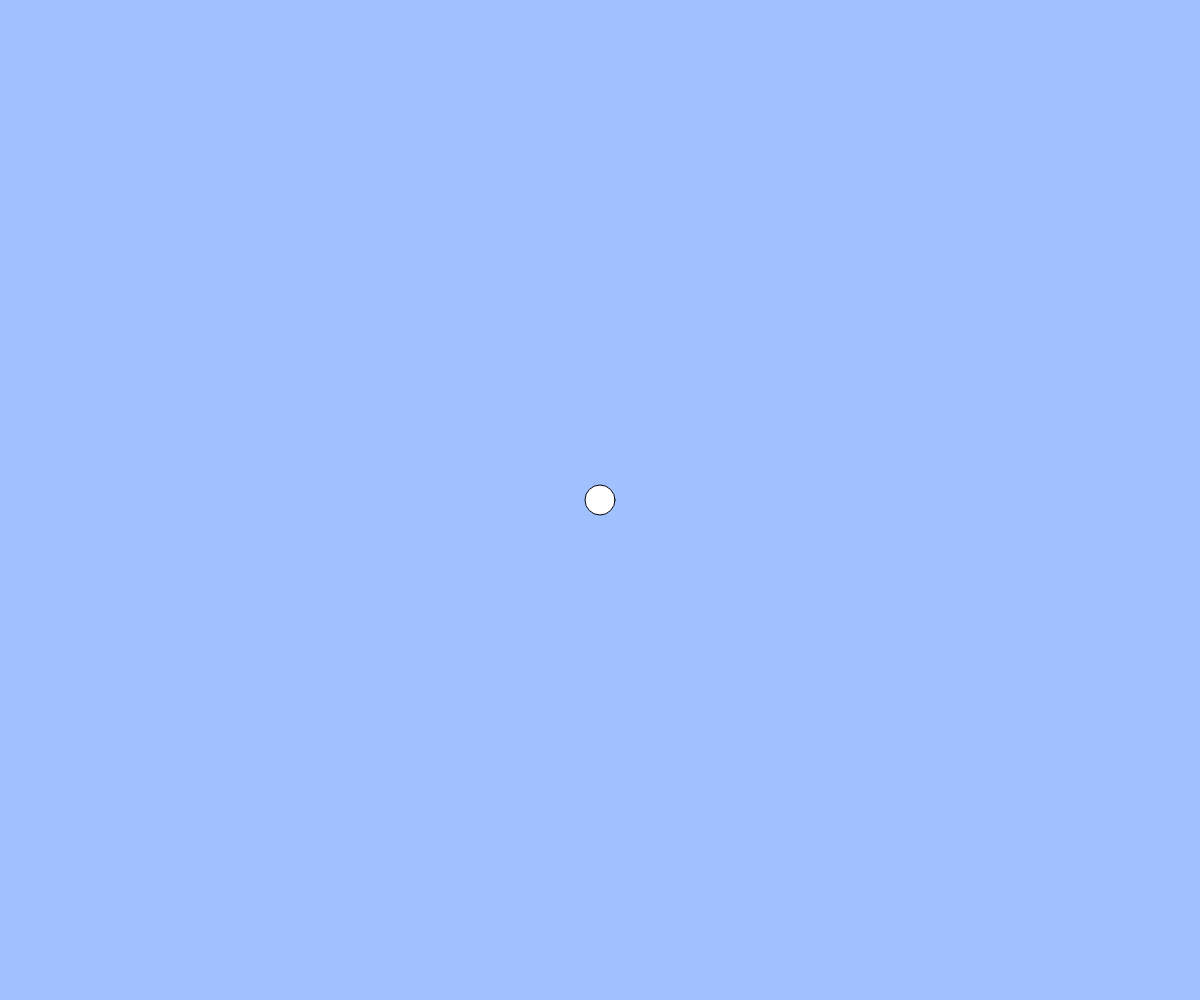
Frame 1 (no input)
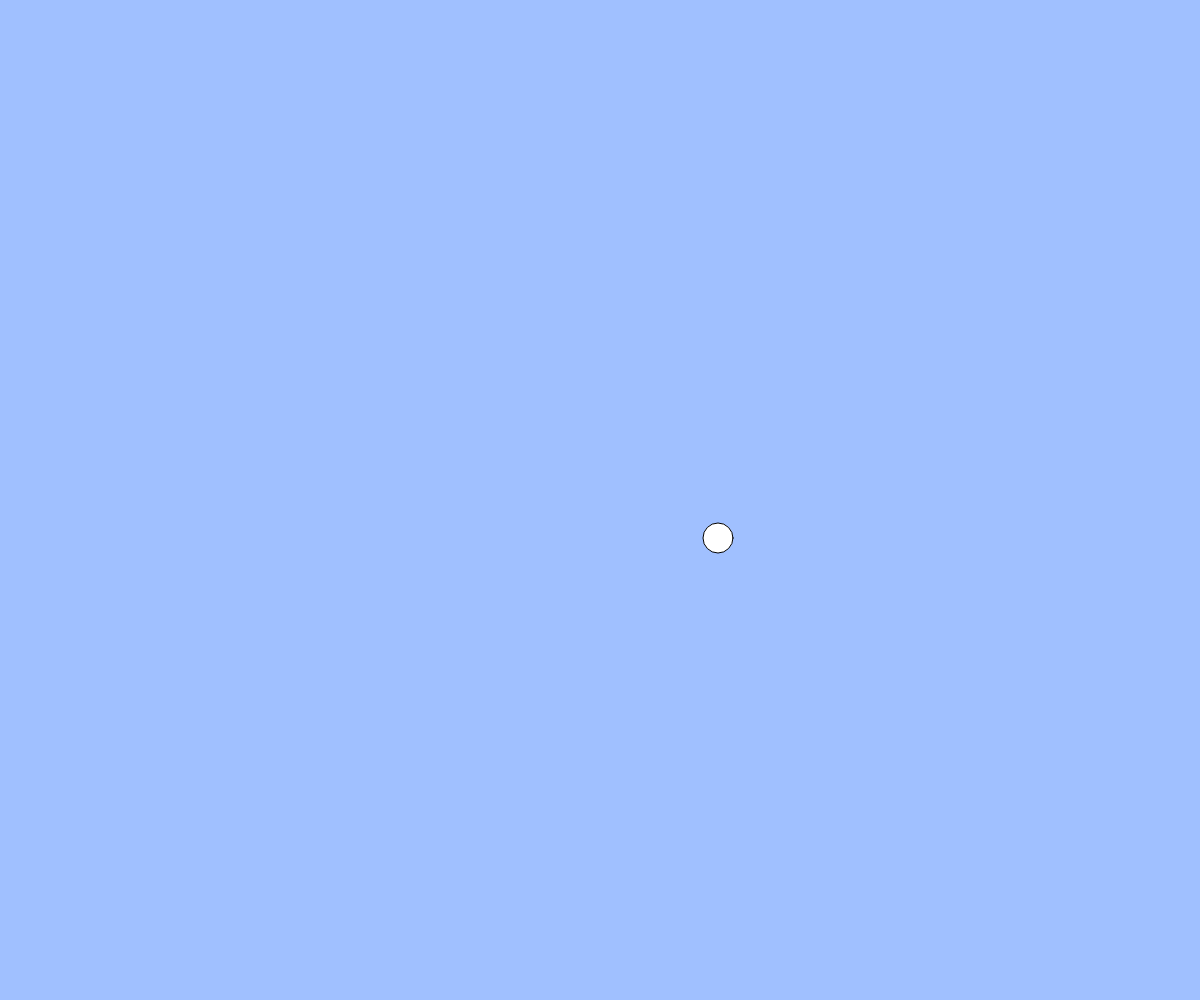
Frame 60 (no input)
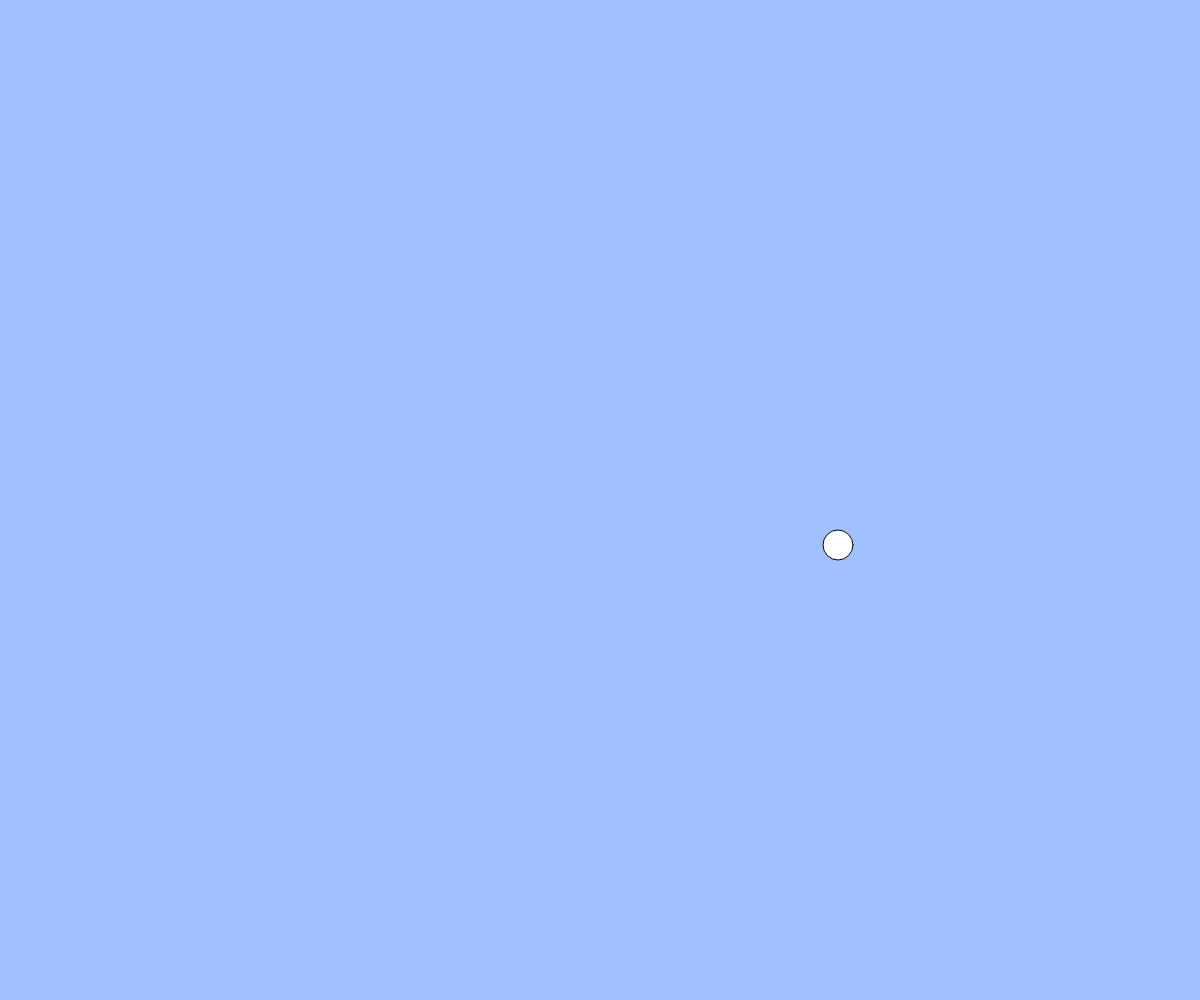
Frame 120 (the mouse pressed at the canvas centre since frame 60)

The p5.js sketch that drew these frames (run headless with seeded random() and noise() and a simulated clock; from frame 60 on, the mouse is pressed at the canvas centre):

// p5.js sketch
// ── sketch.js
// テキスト「アニメーションの基本」
let x, y, vx, vy;// ポイント1：関数の外で変数を宣言する
const g = 1; //　重力
const vyMax = 30;

function setup(){ 
  createCanvas(windowWidth, windowHeight);// キャンバスの大きさをウィンドウの大きさと同じにする
  x = width / 2;
  y = height / 2;
  vx = 2;
  vy = 2; 
}

function draw(){
  background(160, 192, 255); // ポイント2: draw の最初に background を書く
  ellipse(x, y, 30);

  //速度は「位置の変化量」
  x += vx;
  y += vy;
  vy += g; // 重力は「速度の変化量」
  vy = constrain(vy, -vyMax, vyMax);
  if(y < 0 || y > height){ vy = -1 * vy; }
  y = constrain(y, 0, height);
}
